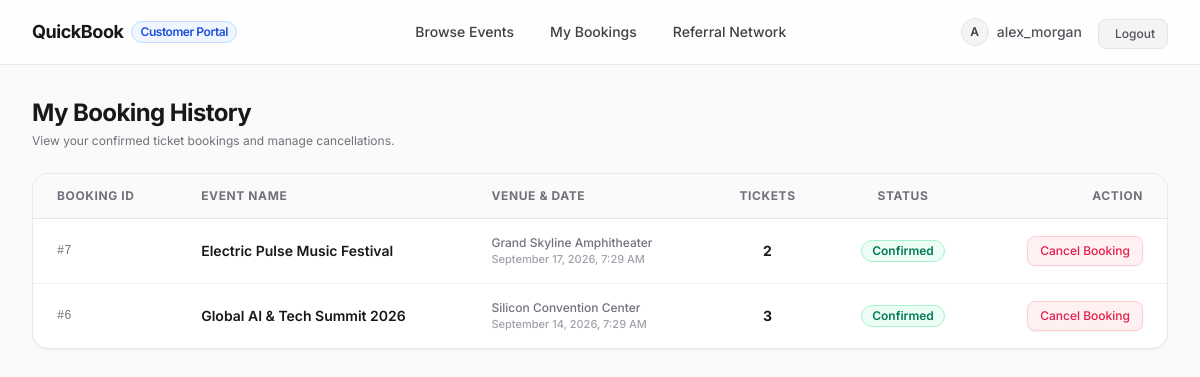
The app's page /customer/bookings/ (signed in) with its own data.
### accounts/models.py (models this page shows, shortened)
class User(AbstractUser):
    email = models.EmailField(unique=True)
    is_vendor = models.BooleanField(default=False)
    referral_code = models.CharField(max_length=20, unique=True, blank=True, null=True)
    referred_by = models.ForeignKey(
        'self',
        on_delete=models.SET_NULL,
        null=True,
        blank=True,
        related_name='referrals'
    )
    created_at = models.DateTimeField(auto_now_add=True)

### bookings/models.py (models this page shows, shortened)
class Booking(models.Model):
    class Status(models.TextChoices):
        CONFIRMED = 'CONFIRMED', 'Confirmed'
        CANCELLED = 'CANCELLED', 'Cancelled'
    user = models.ForeignKey(
        settings.AUTH_USER_MODEL,
        on_delete=models.CASCADE,
        related_name='bookings'
    )
    event = models.ForeignKey(
        'events.Event',
        on_delete=models.CASCADE,
        related_name='bookings'
    )
    quantity = models.PositiveIntegerField(default=1)
    status = models.CharField(
        max_length=20,
        choices=Status.choices,
        default=Status.CONFIRMED
    )
    created_at = models.DateTimeField(auto_now_add=True)
    cancelled_at = models.DateTimeField(null=True, blank=True)
    class Meta:
        ordering = ['-created_at']

### events/models.py (models this page shows, shortened)
class Event(models.Model):
    name = models.CharField(max_length=255)
    description = models.TextField(blank=True, default='')
    venue = models.CharField(max_length=255)
    event_date = models.DateTimeField()
    total_seats = models.PositiveIntegerField()
    available_seats = models.PositiveIntegerField(blank=True, null=True)
    vendor = models.ForeignKey(
        settings.AUTH_USER_MODEL,
        on_delete=models.CASCADE,
        related_name='events',
        null=True,
        blank=True
    )
    created_at = models.DateTimeField(auto_now_add=True)
    updated_at = models.DateTimeField(auto_now=True)

### dashboard/views_customer.py (the view)
# urls.py: path('customer/bookings/', CustomerBookingListView.as_view(), name='customer-bookings'),
class CustomerBookingListView(CustomerRequiredMixin, ListView):
    model = Booking
    template_name = 'customer/bookings.html'
    context_object_name = 'bookings'
    paginate_by = 10
    def get_queryset(self):
        return Booking.objects.filter(user=self.request.user).select_related('event').order_by('-created_at')

### dashboard/views_customer.py (called while the page is built)
    def test_func(self):
        return self.request.user.is_authenticated and not self.request.user.is_staff and not self.request.user.is_vendor

### dashboard/templates/customer/bookings.html (shortened to what this page needs)
{% extends 'customer/base.html' %}
{% block content %}
<div class="space-y-6">
    <div>
        <h1 class="text-2xl font-bold tracking-tight text-zinc-900">My Booking History</h1>
        <p class="text-xs text-zinc-500 mt-1">View your confirmed ticket bookings and manage cancellations.</p>
    </div>
    {% if bookings %}
    <div class="bg-white border border-zinc-200/80 rounded-2xl shadow-sm overflow-hidden">
        <table class="w-full text-left text-sm">
            <thead class="bg-zinc-50 border-b border-zinc-200 text-xs font-semibold text-zinc-500 uppercase tracking-wider">
                <tr>
                    <th class="px-6 py-3.5">Booking ID</th>
                    <th class="px-6 py-3.5">Event Name</th>
                    <th class="px-6 py-3.5">Venue & Date</th>
                    <th class="px-6 py-3.5 text-center">Tickets</th>
                    <th class="px-6 py-3.5 text-center">Status</th>
                    <th class="px-6 py-3.5 text-right">Action</th>
                </tr>
            </thead>
            <tbody class="divide-y divide-zinc-200/60 font-medium text-zinc-700">
                {% for booking in bookings %}
                <tr class="hover:bg-zinc-50/60 transition-colors">
                    <td class="px-6 py-4 font-mono text-xs text-zinc-500">#{{ booking.id }}</td>
                    <td class="px-6 py-4 font-semibold text-zinc-900">{{ booking.event.name }}</td>
                    <td class="px-6 py-4 text-xs text-zinc-500">
                        <div>{{ booking.event.venue }}</div>
                        <div class="text-[11px] text-zinc-400">{{ booking.event.event_date|date:"F j, Y, g:i A" }}</div>
                    </td>
                    <td class="px-6 py-4 text-center font-bold text-zinc-900">{{ booking.quantity }}</td>
                    <td class="px-6 py-4 text-center">
                        {% if booking.status == 'CONFIRMED' %}
                        <span class="inline-flex items-center px-2.5 py-0.5 rounded-full text-xs font-semibold bg-emerald-50 text-emerald-700 border border-emerald-200">
                            Confirmed
                        </span>
                        {% else %}
                        <span class="inline-flex items-center px-2.5 py-0.5 rounded-full text-xs font-semibold bg-zinc-100 text-zinc-500 border border-zinc-200">
                            Cancelled
                        </span>
                        {% endif %}
                    </td>
                    <td class="px-6 py-4 text-right">
                        {% if booking.status == 'CONFIRMED' %}
                        <button type="button"
                                data-booking-id="{{ booking.id }}"
                                data-event-name="{{ booking.event.name }}"
                                data-quantity="{{ booking.quantity }}"
                                data-action-url="{% url 'customer-booking-cancel' booking.id %}"
                                onclick="triggerCancelModal(this)"
                                class="px-3 py-1.5 rounded-lg text-xs font-medium text-rose-600 bg-rose-50 hover:bg-rose-100 border border-rose-200 transition-colors shadow-sm">
                            Cancel Booking
                        </button>
                        {% else %}
                        <span class="text-xs text-zinc-400 font-mono">—</span>
                        {% endif %}
                    </td>
                </tr>
                {% endfor %}
            </tbody>
        </table>
    </div>
    {% endif %}
</div>
{% endblock %}

### dashboard/templates/customer/base.html (shortened to what this page needs)
<!DOCTYPE html>
<html lang="en" class="h-full bg-zinc-50 text-zinc-900">
<head>
    <script src="https://cdn.tailwindcss.com"></script>
    <link href="https://cdn.jsdelivr.net/npm/remixicon@3.5.0/fonts/remixicon.css" rel="stylesheet">
</head>
<body class="min-h-full flex flex-col antialiased selection:bg-zinc-900 selection:text-white">
    <header class="sticky top-0 z-40 bg-white/80 backdrop-blur-md border-b border-zinc-200/80">
        <div class="max-w-7xl mx-auto px-4 sm:px-6 lg:px-8">
            <div class="flex items-center justify-between h-16">
                <div class="flex items-center space-x-3">
                    <a href="{% url 'customer-events' %}" class="flex items-center space-x-2 text-zinc-900 font-bold text-lg tracking-tight hover:opacity-80 transition-opacity">
                        <span>QuickBook</span>
                        <span class="text-xs font-semibold px-2 py-0.5 rounded-full bg-blue-50 text-blue-700 border border-blue-200">Customer Portal</span>
                    </a>
                </div>
                {% if user.is_authenticated %}
                <nav class="hidden md:flex items-center space-x-1">
                    <a href="{% url 'customer-events' %}" class="px-3.5 py-2 rounded-lg text-sm font-medium transition-colors hover:bg-zinc-100 text-zinc-700">
                         Browse Events
                    </a>
                    <a href="{% url 'customer-bookings' %}" class="px-3.5 py-2 rounded-lg text-sm font-medium transition-colors hover:bg-zinc-100 text-zinc-700">
                         My Bookings
                    </a>
                    <a href="{% url 'customer-referrals' %}" class="px-3.5 py-2 rounded-lg text-sm font-medium transition-colors hover:bg-zinc-100 text-zinc-700">
                         Referral Network
                    </a>
                </nav>
                <div class="flex items-center space-x-4">
                    <div class="flex items-center space-x-2 text-sm text-zinc-600 font-medium">
                        <div class="w-7 h-7 rounded-full bg-zinc-100 border border-zinc-200 flex items-center justify-center text-zinc-700 font-semibold text-xs">
                            {{ user.username|slice:":1"|upper }}
                        </div>
                        <span>{{ user.username }}</span>
                    </div>
                    <form method="post" action="{% url 'customer-logout' %}" class="inline">
                        <button type="submit" class="inline-flex items-center px-3 py-1.5 text-xs font-medium rounded-lg text-zinc-600 bg-zinc-100 hover:bg-zinc-200/80 transition-colors border border-zinc-200">
                             Logout
                        </button>
                    </form>
                </div>
                {% endif %}
            </div>
        </div>
    </header>
    <main class="flex-grow max-w-7xl w-full mx-auto px-4 sm:px-6 lg:px-8 py-8">
        {% block content %}{% endblock %}
    </main>
</body>
</html>

### dashboard/templates/customer/base.html (style rules this page uses)
body { font-family: 'Inter', sans-serif; }

### records on screen
User: username "A", username "alex_morgan"
Booking: id "7", event.name "Electric Pulse Music Festival", event.venue "Grand Skyline Amphitheater", event.event_date "September 17, 2026, 7:29 AM", quantity "2", status "Confirmed"
Booking: id "6", event.name "Global AI & Tech Summit 2026", event.venue "Silicon Convention Center", event.event_date "September 14, 2026, 7:29 AM", quantity "3", status "Confirmed"
